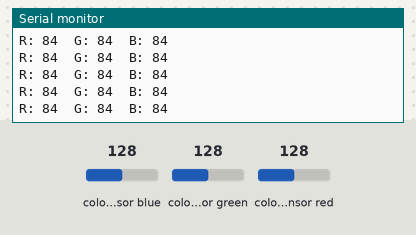
Bench run of a sketch on a simulated Arduino Mega 2560, built with avr-gcc and run on an emulated ATmega2560. Parts: the last lines printed to the serial monitor. The inputs (shaded band) are chosen by the test bench; at power-on: colour sensor blue 128, colour sensor green 128, colour sensor red 128.

Above: at 1.2 s.
1.3 s: colour sensor blue set to 5
At 1.4 s:
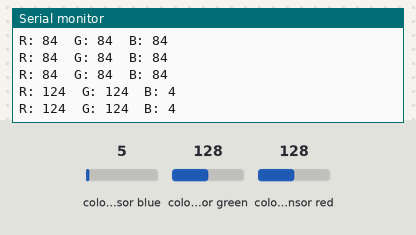
2.8 s: colour sensor green set to 5
At 2.86 s:
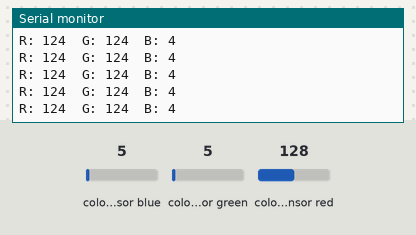
5.8 s: colour sensor red set to 64
At 5.85 s:
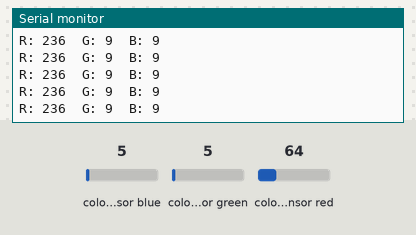
Timing chart, 0 to 8.8 s (numbered marks = the images above; inputs shaded):
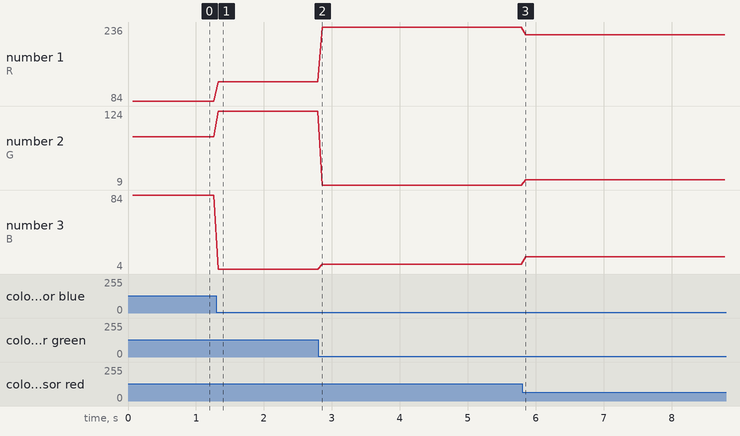

The sketch:

farbsensor_anzeige.ino
```cpp
#include <Wire.h>
#include "Adafruit_TCS34725.h"
#include "dispatcher.hpp"

// Set up an instance of the Adafruit TCS34725 library
// The parameters are (integrationTime, gain).
// Refer to the library examples or documentation for choosing appropriate values.
Adafruit_TCS34725 tcs = Adafruit_TCS34725(
    TCS34725_INTEGRATIONTIME_2_4MS,   // 2.4ms integration time
    TCS34725_GAIN_1X                 // 1x gain
);

// 8 digital pins for columns:
const int cols[8] = {2, 3, 4, 5, 6, 7, 8, 9};

// 3 open-collector pins for rows:
const int rows[3] = {22, 23, 24};

// The LED matrix "on/off" states (3 rows × 8 columns)
int ledmatrix[3][8];

// Example values: 255 => full bar, 128 => half bar, 64 => quarter bar
int CalcVal[3];

void UpdateColorSensor() {
  // Variables to hold raw sensor readings
  uint16_t rRaw, gRaw, bRaw, cRaw;
  // Read the sensor
  tcs.getRawData(&rRaw, &gRaw, &bRaw, &cRaw);
  // Avoid division by zero
  if (cRaw == 0) {
    Serial.println("cRaw == 0, skipping...");
    delay(500);
    return;
  }

  // Convert raw values to more standard 0-255 range
  // You can adjust the scaling factor to fit your use case
  float rFloat = (float)rRaw / (float)cRaw * 255.0;
  float gFloat = (float)gRaw / (float)cRaw * 255.0;
  float bFloat = (float)bRaw / (float)cRaw * 255.0;

  // Convert floats to integers
  int rVal = (int)rFloat;
  int gVal = (int)gFloat;
  int bVal = (int)bFloat;

  // Print out the 3 color values
  Serial.print("R: ");
  Serial.print(rVal);
  Serial.print("  G: ");
  Serial.print(gVal);
  Serial.print("  B: ");
  Serial.println(bVal);

  CalcVal[0] = rVal;
  CalcVal[1] = gVal;
  CalcVal[2] = bVal;
}

void UpdateLedMatrix() {
  //---------------------------------
  // Update ledmatrix[][] from CalcVal
  //---------------------------------
  for(int row = 0; row < 3; row++){
    // Map 0..255 -> 0..8 columns lit
    int columnsLit = map(CalcVal[row], 0, 255, 0, 2047);
    for(int col = 0; col < 8; col++){
      // Set ledmatrix[row][col] to the specific 0..255 analog value for every LED
      if (columnsLit > 255) {
        ledmatrix[row][col] = 255;
        columnsLit -= 255;
      }else{
        ledmatrix[row][col] = columnsLit;
        columnsLit = 0;
      }
    }
  }

  //---------------------------------
  // Multiplex the matrix
  //---------------------------------
  for(int r = 0; r < 3; r++){
    // Turn OFF all rows (active LOW => write HIGH)
    for(int rr = 0; rr < 3; rr++){
      digitalWrite(rows[rr], HIGH);
    }

    // Set columns for the current row
    for(int c = 0; c < 8; c++){
      analogWrite(cols[c], ledmatrix[r][c]);
    }

    // Enable just this row (active LOW => write LOW)
    digitalWrite(rows[r], LOW);

    // Wait a little so we can see this row (2-5 ms typical)
    delay(5);
  }

  digitalWrite(rows[2], HIGH);
}

Dispatcher disp;
Task sensorTask(UpdateColorSensor, 50);
Task ledTask(UpdateLedMatrix, 20);

void setup() {
  // Columns: set as outputs
  for(int c = 0; c < 8; c++){
    pinMode(cols[c], OUTPUT);
    // Default off by writing LOW
    analogWrite(cols[c], 0);
  }

  // Rows: set as outputs
  for(int r = 0; r < 3; r++){
    pinMode(rows[r], OUTPUT);
    // Default off by writing HIGH
    digitalWrite(rows[r], HIGH);
  }

  Serial.begin(9600);
  Serial.println("TCS34725 RGB sensor test");

  // Initialize the sensor
  if (tcs.begin()) {
    Serial.println("Found TCS34725 sensor!");
  } else {
    Serial.println("No TCS34725 found ... check your connections");
    while (1);
  }

  disp.AddTask(sensorTask);
  disp.AddTask(ledTask);
}

void loop() {
  disp.Tick();
}
```

Dispatcher.hpp
```cpp
#ifndef _DISPATCHER_HPP
#define _DISPATCHER_HPP

#include "Arduino.h"

// Mit der Dispatcher-Klasse ist es einfacher, bestimmte Funktionen
// in einem festen Intervall (bspw. alle 30ms, etc.) aufzurufen.
// Alle Funktionen, die vom Dispatcher aufgerufen werden sollen, muessen
// folgendes Profil haben:
//
typedef void (*TaskFunc)();

//----------------------------------------------------------------------------
//
// Task (class) --
//
// Die Klasse Task wird fuer eine durch den Dispatcher aufrufbare
// Aktivitaet verwendet. Nur Tasks koennen dem Dispatcher zur Ausfuehrung
// uebergeben werden.
//
class Task {
friend class Dispatcher;
private:
  Task *next;
  TaskFunc func;
  unsigned long execTime, interval;
  unsigned long numCalls, lag;
  void Start(unsigned long t0);
public:
  Task(TaskFunc f, unsigned long interval);
  virtual void Run();
  unsigned long Interval();
  void SetInterval(unsigned long interval);
  unsigned long Calls();
  unsigned long Lag();
  unsigned long Duration();
};

Task::Task(TaskFunc f, unsigned long i) {
  next = NULL;
  func = f;
  interval = i;
  execTime = 0;
  lag = 0;
  numCalls = 0;
}

void Task::Start(unsigned long t0) {
  numCalls += 1;
  lag += (t0 - execTime);
  Run();
  execTime = t0 + interval;
}

void Task::Run() {
  func();
}

unsigned long Task::Interval() {
  return interval;
}

void Task::SetInterval(unsigned long i) {
  interval = i;
}

unsigned long Task::Calls() {
  return numCalls;
}

unsigned long Task::Lag() {
  return lag;
}

unsigned long Task::Duration() {
  return execTime;
}

//----------------------------------------------------------------------------
//
// Dispatcher (class) --
//
class Dispatcher {
private:
  // Die Tasks sind nach ihrer Ausfuehrungszeit (execTime) sortiert
  // als einfach verkettete Liste organisiert. readyList zeigt dabei auf
  // den ersten Task.
  Task *readyList;

  // Diese beiden Methoden dienen dem effizienten Entfernen
  // und sortierten Einfuegen von Tasks in die readyList. Fuer
  // eine einfachere Fehleranalyse habe ich alle Elemente dieser
  // Liste public deklariert.
  //
  // Mit Pop wird der erste Task der Liste retorniert, dessen
  // Ausfuehrungszeit kleiner oder gleich t ist. Die Ausfuehrungszeit
  // wird dabei in Millisekunden seit Start des Programmes gemessen, also
  // genau das, was millis() als Rueckgabewert liefert.
  Task *Pop(unsigned long t);

  // Mit Insert wird der Task in die Liste der bereitstehenden Tasks
  // eingereiht. Das Feld execTime von task muss vorgaengig korrekt
  // initiiert werden.
  void Insert(Task *task);

public:

  Dispatcher();
  // Diese Methode muss innerhalb der loop() Funktion so oft wie moeglich
  // aufgerufen werden. Falls die gesamte Applikationslogik in Dispatcher-
  // Funktionen steckt, sieht loop() wie folgt aus:
  //
  //   void loop() {
  //       disp.Tick()
  //  }
  //
  void Tick();
  // Fuegt dem Dispatcher einen neuen Task hinzu.
  void AddTask(Task &task);
  // Loescht eine Funktion aus dem Dispatcher.
  void DelTask(Task &task);
};

//----------------------------------------------------------------------------

Dispatcher::Dispatcher() {
  readyList = NULL;
}

void Dispatcher::AddTask(Task &task) {
  unsigned long currentTime = millis();

  if (task.execTime < currentTime) {
    task.execTime = currentTime + task.interval;
  }
  Insert(&task);
}

void Dispatcher::DelTask(Task &t) {
  Task *task, *ptr;

  task = &t;
  if (readyList == NULL) {
    return;
  }
  if (readyList == task) {
    readyList = task->next;
    task->next = NULL;
    return;
  }
  ptr = readyList;
  while (ptr->next != NULL) {
    if (ptr->next == task) {
      ptr->next = task->next;
      task->next = NULL;
      return;
    }
  }
}

void Dispatcher::Tick() {
  Task *task;
  // In currentTime wird die Zeit (in ms seit Programmstart) gespeichert.
  // Damit wird einerseits der naechste ausfuehrbare Task ermittelt und
  // auch die Start()-Methode des Tasks aufgerufen. Bin noch unsicher, ob
  // currentTime pro Aufruf von Tick() befuellt werden soll (wie aktuell)
  // oder vor jedem Pop() innerhalb der Schleife.
  unsigned long currentTime = millis();

  while (1) {
    task = Pop(currentTime);
    if (task == NULL) {
      return;
    }
    task->Start(currentTime);
    if (task->interval > 0) {
      Insert(task);
    }
  }
}

Task *Dispatcher::Pop(unsigned long t) {
  Task *ptr;

  if (readyList == NULL) {
    return NULL;
  }
  ptr = readyList;
  if (ptr->execTime > t) {
    return NULL;
  }
  readyList = ptr->next;
  ptr->next = NULL;
  return ptr;
}

void Dispatcher::Insert(Task *task) {
  Task *ptr;

  ptr = readyList;
  if (ptr == NULL) {
    readyList = task;
  } else if (task->execTime <= ptr->execTime) {
    task->next = ptr;
    readyList = task;
  } else {
    while (ptr->next != NULL) {
      if (task->execTime <= ptr->next->execTime) {
        break;
      }
      ptr = ptr->next;
    }
    task->next = ptr->next;
    ptr->next = task;
  }
}

#endif
```

Measured:
- after the input at 1.3 s, the serial monitor: prints a new line at once (image 1)
- plotted number 1: 84 → 124 after the input at 1.3 s, 124 → 236 after the input at 2.8 s, 236 → 220 after the input at 5.8 s
- plotted number 2: 84 → 124 after the input at 1.3 s, 124 → 9 after the input at 2.8 s, 9 → 17 after the input at 5.8 s
- plotted number 3: 84 → 4 after the input at 1.3 s, 4 → 9 after the input at 2.8 s, 9 → 17 after the input at 5.8 s
